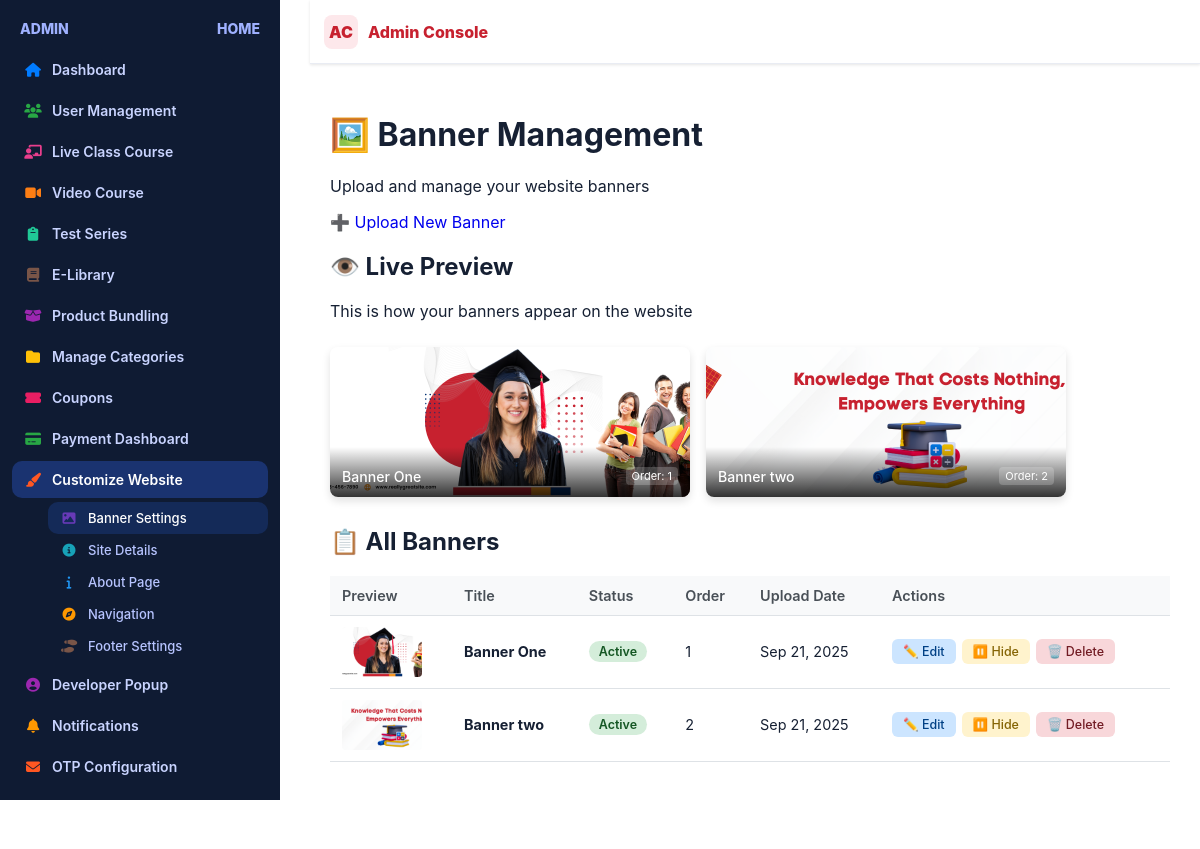
Page /banner-edit/ (signed in) on the committed database.
### adminpanel/models.py (models this page shows, shortened)
class Banner(models.Model):
    title = models.CharField(max_length=200)
    image = models.ImageField(upload_to=banner_upload_path)
    alt_text = models.CharField(max_length=200, help_text="Alternative text for accessibility")
    link_url = models.URLField(blank=True, help_text="Optional link when banner is clicked")
    is_active = models.BooleanField(default=True)
    order = models.IntegerField(default=0, help_text="Display order (lower numbers first)")
    created_at = models.DateTimeField(auto_now_add=True)
    updated_at = models.DateTimeField(auto_now=True)
    class Meta:
        ordering = ['order', 'created_at']

### adminpanel/views.py (the view)
# urls.py: path('banner-edit/', views.banner_edit, name='banneredit'),
@login_required
def banner_edit(request):
    banners = Banner.objects.all()
    context = {'banners': banners}
    return render(request, 'banner_edit.html', context)

### adminpanel/context_processors.py (called while the page is built)
def navbar_settings(request):
    try:
        settings = NavbarSettings.objects.filter(is_active=True).first()
        if not settings:
            settings = NavbarSettings.objects.create()
        return {'navbar_settings': settings}
    except Exception as e:
        print(f"Error in navbar_settings context processor: {e}")
        return {'navbar_settings': None}

def footer_settings(request):
    try:
        settings = FooterSettings.objects.filter(is_active=True).first()
        footer_links = FooterLink.objects.filter(is_active=True)
        footer_legal_links = FooterLegalLink.objects.filter(is_active=True)
        if not settings:
            settings = FooterSettings.objects.create()
        return {
            'footer_settings': settings,
            'footer_links': footer_links,
            'footer_legal_links': footer_legal_links,
        }
    except Exception as e:
        print(f"Error in footer_settings context processor: {e}")
        return {
            'footer_settings': None,
            'footer_links': [],
            'footer_legal_links': [],
        }

### base/templatetags/navbar_tags.py (called while the page is built)
@register.simple_tag
def get_favicon_url():
    try:
        settings = NavbarSettings.objects.first()
        if settings and settings.favicon:
            return settings.favicon.url
        return None
    except:
        return None

### video_courses/context_processors.py (called while the page is built)
def categories_context(request):
    categories = Category.objects.all()
    return {
        'navbar_categories': categories
    }

### adminpanel/templates/banner_edit.html (shortened to what this page needs)
{% extends 'admin_dashboard.html' %}
{% block content %}
<div class="ad-main-content">
    <div class="ad-page-header">
        <h1>🖼️ Banner Management</h1>
        <p>Upload and manage your website banners</p>
        <a href="{% url 'banner_create' %}" class="ad-btn ad-btn-primary">
            <span>➕</span> Upload New Banner
        </a>
    </div>
    <div class="ad-card">
        <div class="ad-card-header">
            <h2>👁️ Live Preview</h2>
            <p>This is how your banners appear on the website</p>
        </div>
        <div class="ad-card-body">
            <div class="banner-preview-container">
                {% for banner in banners %}
                    {% if banner.is_active %}
                        <div class="banner-preview-slide">
                            <img src="{{ banner.image.url }}" alt="{{ banner.alt_text }}">
                            <div class="banner-preview-info">
                                <span class="banner-preview-title">{{ banner.title }}</span>
                                <span class="banner-preview-order">Order: {{ banner.order }}</span>
                            </div>
                        </div>
                    {% endif %}
                {% empty %}
                    <p class="ad-empty-state">No active banners. <a href="{% url 'banner_create' %}">Upload your first banner</a></p>
                {% endfor %}
            </div>
        </div>
    </div>
    <div class="ad-card">
        <div class="ad-card-header">
            <h2>📋 All Banners</h2>
        </div>
        <div class="ad-card-body">
            {% if banners %}
                <table class="ad-table desktop-table">
                    <thead>
                        <tr>
                            <th>Preview</th>
                            <th>Title</th>
                            <th>Status</th>
                            <th>Order</th>
                            <th>Upload Date</th>
                            <th>Actions</th>
                        </tr>
                    </thead>
                    <tbody>
                        {% for banner in banners %}
                            <tr {% if not banner.is_active %}class="ad-inactive-row"{% endif %}>
                                <td>
                                    <div class="banner-thumbnail">
                                        <img src="{{ banner.image.url }}" alt="{{ banner.alt_text }}">
                                    </div>
                                </td>
                                <td>
                                    <strong>{{ banner.title }}</strong>
                                </td>
                                <td>
                                    {% if banner.is_active %}
                                        <span class="ad-status ad-active">Active</span>
                                    {% else %}
                                        <span class="ad-status ad-inactive-status">Inactive</span>
                                    {% endif %}
                                </td>
                                <td>{{ banner.order }}</td>
                                <td>{{ banner.created_at|date:"M d, Y" }}</td>
                                <td class="ad-actions">
                                    <div class="action-buttons">
                                        <a href="{% url 'banner_edit_single' banner.pk %}" class="action-btn edit-btn">✏️ Edit</a>
                                        <a href="{% url 'banner_toggle_status' banner.pk %}"
                                           class="action-btn {% if banner.is_active %}hide-btn{% else %}show-btn{% endif %}">
                                            {% if banner.is_active %}⏸️ Hide{% else %}▶️ Show{% endif %}
                                        </a>
                                        <a href="{% url 'banner_delete' banner.pk %}"
                                           onclick="return confirm('Are you sure you want to delete this banner? This action cannot be undone.')"
                                           class="action-btn delete-btn">🗑️ Delete</a>
                                    </div>
                                </td>
                            </tr>
                        {% endfor %}
                    </tbody>
                </table>
            {% else %}
                <div class="ad-empty-state">
                    <h3>No banners uploaded yet</h3>
                    <p>Start by uploading your first banner to display on your website.</p>
                    <a href="{% url 'banner_create' %}" class="ad-btn ad-btn-primary">Upload First Banner</a>
                </div>
            {% endif %}
        </div>
    </div>
</div>
{% endblock %}

### adminpanel/templates/admin_dashboard.html (style rules this page uses)
html, body { width: 100%; height: 100%; margin: 0; padding: 0; background: #ffffff; }
:root { --admin-bg: #ffffff; --admin-panel: #ffffff; --admin-panel-2: #fafbff; --admin-border: #e9ecf3; --admin-muted: #707793; --admin-text: #162033; --admin-primary: #c7212f; --admin-primary-600: #ad1830; --admin-primary-100: #fde8eb; --admin-accent: #2d65f2; --admin-success: #16a34a; --admin-warning: #f59e0b; --admin-danger: #dc2626; --admin-card-shadow: 0 6px 18px rgba(16,24,40,0.05); --admin-radius: 14px; --admin-radius-sm: 10px; --admin-ring: 0 0 0 3px rgba(199,33,47,.2); --input-border: #d1d5db; --input-border-focus: #c7212f; --input-bg: #ffffff; }
html, body { height: auto !important; overflow-y: auto !important; scroll-behavior: smooth; }
.action-buttons { display: flex; align-items: center; gap: 4px; position: relative; z-index: 2; }
.action-btn { padding: 6px; border: none; background: none; cursor: pointer; border-radius: 4px; text-decoration: none; font-size: 14px; transition: background 0.2s; }
* { box-sizing: border-box; }
body { margin: 0; font-family: 'Inter', system-ui, -apple-system, Segoe UI, Roboto, Arial, sans-serif; background: var(--admin-bg); color: var(--admin-text); }

### adminpanel/templates/banner_edit.html (style rules this page uses)
.banner-preview-container { display: flex; gap: 16px; flex-wrap: wrap; padding: 10px 0; }
.banner-preview-slide { flex: 1 1 260px; max-width: 360px; position: relative; border-radius: 8px; overflow: hidden; box-shadow: 0 4px 8px rgba(0,0,0,0.12); }
.banner-preview-slide img { width: 100%; height: 150px; object-fit: cover; display: block; }
.banner-preview-info { position: absolute; bottom: 0; left: 0; right: 0; background: linear-gradient(transparent, rgba(0,0,0,0.8)); color: white; padding: 20px 12px 12px; display: flex; justify-content: space-between; align-items: flex-end; gap: 8px; }
.banner-preview-title { font-weight: 500; font-size: 0.88rem; word-break: break-word; }
.banner-preview-order { font-size: 11px; background: rgba(255,255,255,0.2); padding: 2px 6px; border-radius: 4px; white-space: nowrap; flex-shrink: 0; }
.desktop-table { width: 100%; border-collapse: collapse; font-size: 0.9rem; margin-top: 16px; }
.desktop-table th, .desktop-table td { padding: 11px 12px; text-align: left; border-bottom: 1px solid #dee2e6; vertical-align: middle; }
.desktop-table thead th { background: #f8f9fa; font-weight: 600; color: #495057; white-space: nowrap; }
.banner-thumbnail { width: 80px; height: 50px; border-radius: 4px; overflow: hidden; flex-shrink: 0; }
.banner-thumbnail img { width: 100%; height: 100%; object-fit: cover; }
.ad-status { display: inline-block; padding: 3px 10px; border-radius: 12px; font-size: 0.78rem; font-weight: 600; white-space: nowrap; }
.ad-active { background: #d4edda; color: #155724; }
.action-buttons { display: flex; gap: 6px; flex-wrap: wrap; }
.action-btn { display: inline-flex; align-items: center; gap: 4px; padding: 5px 11px; border-radius: 6px; font-size: 0.78rem; font-weight: 500; text-decoration: none !important; white-space: nowrap; transition: opacity 0.2s, transform 0.15s; }
.edit-btn { background: #cce5ff; color: #004085; }
.hide-btn { background: #fff3cd; color: #856404; }
.delete-btn { background: #f8d7da; color: #721c24; }

### rows in the picture
Banner: image (picture), title "Banner One", order "1", is_active "Active", created_at "Sep 21, 2025"
Banner: image (picture), title "Banner two", order "2", is_active "Active", created_at "Sep 21, 2025"
